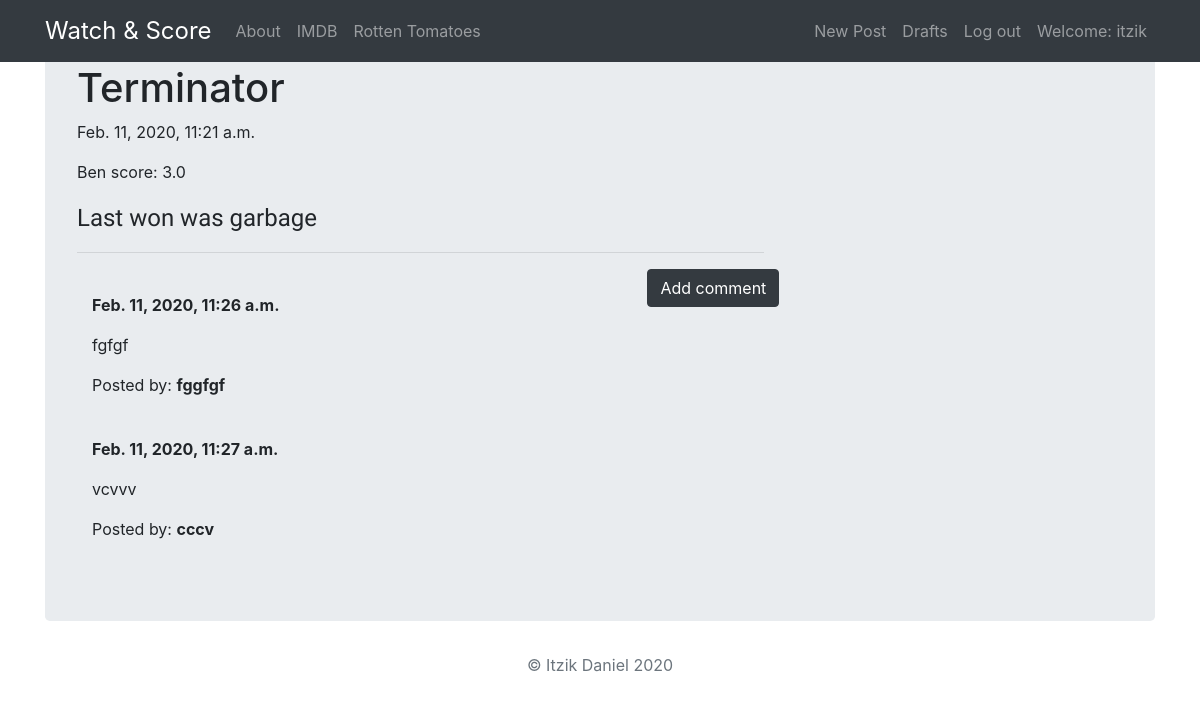
Screenshot of /post/18 (signed in) with the database file from the repository.
### movies_app/models.py (models this page shows, shortened)
class Post(models.Model):
    post_user = models.ForeignKey('auth.User',on_delete=models.CASCADE)
    title = models.CharField(max_length=256)
    score = models.DecimalField(max_digits=2, decimal_places=1)
    description = models.TextField()
    created_date = models.DateTimeField(default=timezone.now)
    published_date = models.DateTimeField(blank=True, null=True)

class Comment(models.Model):
    post = models.ForeignKey('movies_app.Post', related_name='comments',on_delete=models.CASCADE)
    comment_user = models.CharField(max_length=256)
    description = models.TextField()
    created_date = models.DateTimeField(default=timezone.now)
    approved_comment = models.BooleanField(default=False)

### movies_app/views.py (the view)
# urls.py: path('post/<int:pk>', views.PostDetailView.as_view(), name='post_detail'),
class PostDetailView(DetailView):
    model = Post

### movies_app/templates/movies_app/post_detail.html (shortened to what this page needs)
{% extends 'movies_app/base.html' %}
{% block content %}
        <h1>{{ post.title }}</h1>
        {% if post.published_date%}
            <div>
                {{ post.published_date }}
            </div>
        {% elif post.post_user == user %}
            <a class="btn btn btn-dark" href="{% url 'post_publish' pk=post.pk %}">Publish</a>
        {% endif %}
      <p>{{ post.post_user }} score: {{post.score}}</p>
      <p class='postcontent' >{{ post.description|safe|linebreaksbr }}</p>
  <hr>
  <a class="btn btn-dark btn-comment" href="{% url 'add_comment_to_post' pk=post.pk %}">Add comment</a>
  <div class="container">
  {% for comment in post.comments.all %}
  <br>
      {% if user.is_authenticated or comment.approved_comment %}
              <strong>{{ comment.created_date }}</strong>
          <p>{{ comment.description|safe|linebreaks }}</p>
          <p>Posted by: <strong>{{ comment.comment_user }}</strong></p>
      {% endif %}
  {% empty %}
      <p>No comments posted.</p>
  {% endfor %}
</div>
{% endblock %}

### movies_app/templates/movies_app/base.html (shortened to what this page needs)
<!DOCTYPE html>
{% load static %}
<html>
  <head>
    <link href="https://stackpath.bootstrapcdn.com/bootstrap/4.4.1/css/bootstrap.min.css" rel="stylesheet">
    <link href="https://maxcdn.bootstrapcdn.com/font-awesome/4.7.0/css/font-awesome.min.css" rel="stylesheet">
    <link rel="stylesheet" href="{% static 'css/movie.css' %}">
  </head>
  <body>
      <nav class="navbar navbar-expand-md navbar navbar-dark bg-dark fixed-top">
      <div class="container">
        <div class="navbar-nav align-items-center">
          <a class="navbar-brand brand" href="{% url 'post_list' %}">Watch & Score</a>
          <a class="nav-item nav-link" href="{% url 'about' %}">About</a>
          <a class="nav-item nav-link" href="https://www.imdb.com/">IMDB</a>
          <a class="nav-item nav-link" href="https://www.rottentomatoes.com/">Rotten Tomatoes</a>
        </div>
        <div class="navbar-nav align-items-center ml-auto">
          {% if user.is_authenticated %}
            <a class="nav-item nav-link" href="{% url 'post_new' %}">New Post</a>
            <a class="nav-item nav-link" href="{% url 'draft_list' %}">Drafts</a>
            <a class="nav-item nav-link" href="{% url 'accounts:logout' %}">Log out</a>
            <a class="nav-item nav-link">Welcome: {{ user.username }}</a>
          {% else %}
            <a class="nav-item nav-link" href="{% url 'accounts:login' %}" >Log in</a>
            <a class="nav-item nav-link" href="{% url 'accounts:signup' %}">Sign up</a>
          {% endif %}
        </div>
      </div>
    </nav>
         <div class="container">
          <div class="jumbotron">
              <div class="row">
                  <div class="col-md-8">
                      {% block content %}
                      {% endblock %}
                    </div>
                  </div>
              </div>
          </div>
  </body>
</html>
<footer class="text-muted">
  <div class="container text-center">
    <p>© Itzik Daniel {% now "Y" %}</p>
    </div>
</footer>

### movies_app/static/css/movie.css (style rules this page uses)
.brand { font-size: 1.5em; }
.postcontent { font-family: 'Kalam', cursive; font-size: 1.5em; }
.btn-comment { position: absolute; right: 0px; }

### rows the page displays
Post: title "Terminator", published_date "Feb. 11, 2020, 11:21 a.m.", post_user "Ben", score "3.0", description "Last won was garbage"
Comment: created_date "Feb. 11, 2020, 11:26 a.m.", description "fgfgf", comment_user "fggfgf"
Comment: created_date "Feb. 11, 2020, 11:27 a.m.", description "vcvvv", comment_user "cccv"

### other values shown
{{ user.username }} "itzik"
